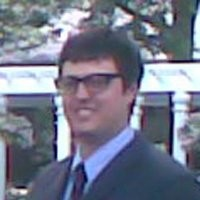
#> input picture images/001.jpeg, 200 x 200 px
$ python detect_faces.py ../../images/001.jpeg out
#> lines starting #> are read from the running program, lines starting #| are printed output that depends on the picture
import cv2
import numpy as np
from PIL import Image
import os
import sys

def detect_faces(image_path, output_dir):
    # Load the classifier for frontal face
#> called with image_path = '../../images/001.jpeg', output_dir = 'out'
    face_cascade = cv2.CascadeClassifier(cv2.data.haarcascades + 'haarcascade_frontalface_default.xml')

    # Read the image
    img = cv2.imread(image_path)
#> img is the input picture: shape (200, 200, 3); mean B, G, R 139.1, 121.4, 116.9
    gray = cv2.cvtColor(img, cv2.COLOR_BGR2GRAY)
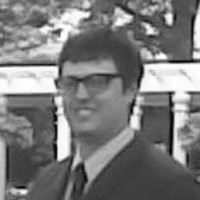
#> gray: shape (200, 200); min 3, max 255, mean 122.1

    # Detect faces in the image
    faces = face_cascade.detectMultiScale(gray, scaleFactor=1.1, minNeighbors=5, minSize=(30, 30), flags=cv2.CASCADE_SCALE_IMAGE)
#> faces = [[50, 52, 76, 76]]

    # Create output directory if it doesn't exist
    if not os.path.exists(output_dir):
        os.makedirs(output_dir)

    # Process each face found
    for count, (x, y, w, h) in enumerate(faces, start=1):
        face_img = img[y:y+h, x:x+w]
        pil_image = Image.fromarray(face_img)
        pil_image.save(f"{output_dir}/face_{count}.jpg")
#> this loop made 1 pass
#> (count, x, y, w, h) on pass 1: (1, 50, 52, 76, 76)
#> pass 1, in detect_faces, `face_img = img[y:y+h, x:x+w]`:
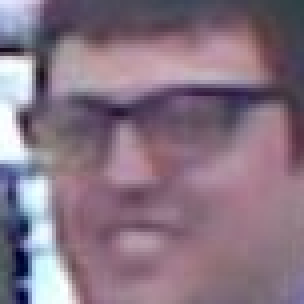
#> face_img: shape (76, 76, 3) (shown 4 times larger); mean B, G, R 131, 115.7, 135.4

    # Return the number of faces detected
    return len(faces)

if __name__ == '__main__':
    if len(sys.argv) != 3:
        print("Usage: python script.py <image_path> <output_directory>")
        sys.exit(1)

    image_path = sys.argv[1]
    output_dir = sys.argv[2]
    face_count = detect_faces(image_path, output_dir)
#> face_count = 1
    print(f"Number of faces detected: {face_count}")
#| Number of faces detected: 1
